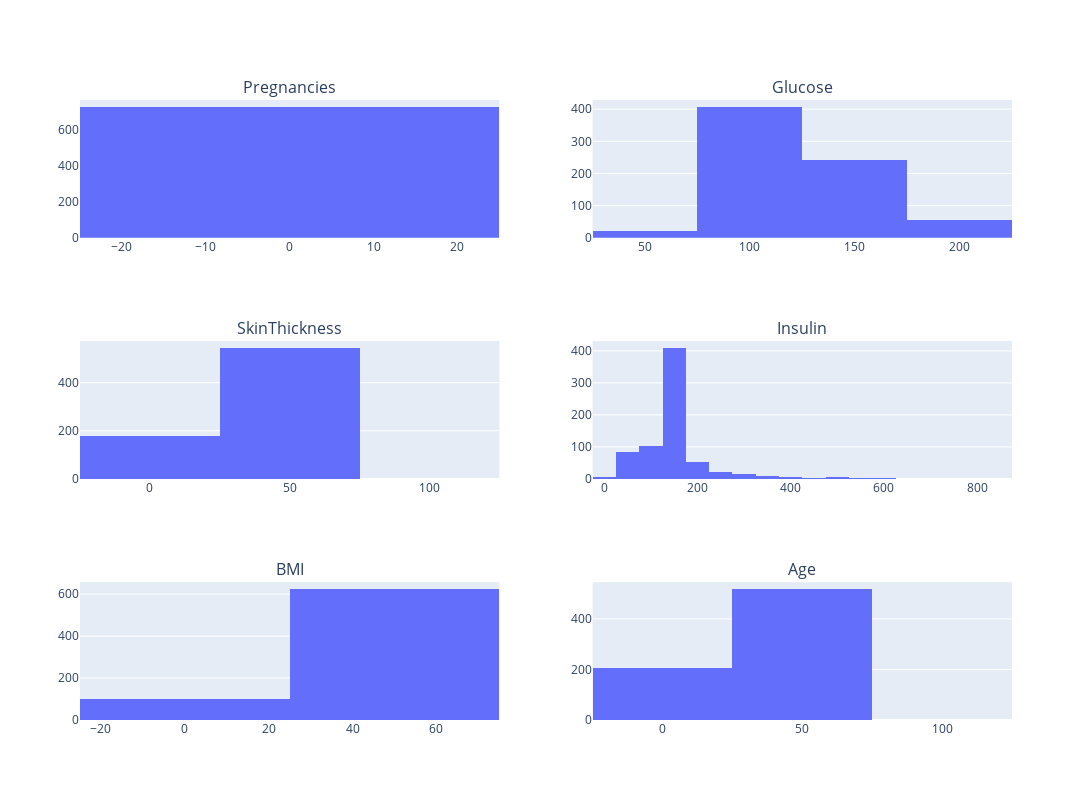

Notebook code cell kept with this figure:
### Markdown cell above
#### Pairplot
It shows that:
- all the features are well-distributed.
- None of the features can be replaced by any of the others. In other words each of them describe the target in a different way.

### Code cell
num_cols = len(df.columns)
if num_cols % 2:
    fig = make_subplots(cols = 2, rows=num_cols//2, subplot_titles=[col for col in df.columns if col != TARGET])
    num_cols -= 1
else:
    fig = make_subplots(cols = 2, rows=num_cols//2, subplot_titles=[col for col in df.columns])
    
for i in range(0, num_cols, 2):
    fig.add_trace(px.histogram(data_frame=df, x=df.columns[i], nbins=20).data[0], row=i//2+1, col=1)    
    fig.add_trace(px.histogram(data_frame=df, x=df.columns[i+1], nbins=20).data[0], row=i//2+1, col=2)  

fig.update_layout(width=1250, height=800)
fig.show()

### Figure 1 — Plotly figure (JSON) as saved in the notebook; plotly's stock layout.template omitted (floating-point values rounded to 4 significant figures; data arrays with more than 128 entries replaced by an {"elided": "..."} marker saying what was removed)
{"data": [{"alignmentgroup": "True", "bingroup": "x", "hovertemplate": "Pregnancies=%{x}<br>count=%{y}<extra></extra>", "legendgroup": "", "marker": {"color": "#636efa", "pattern": {"shape": ""}}, "name": "", "nbinsx": 20, "offsetgroup": "", "orientation": "v", "showlegend": false, "type": "histogram", "x": {"elided": "724 int values"}, "xaxis": "x", "yaxis": "y"}, {"alignmentgroup": "True", "bingroup": "x", "hovertemplate": "Glucose=%{x}<br>count=%{y}<extra></extra>", "legendgroup": "", "marker": {"color": "#636efa", "pattern": {"shape": ""}}, "name": "", "nbinsx": 20, "offsetgroup": "", "orientation": "v", "showlegend": false, "type": "histogram", "x": {"elided": "724 int values"}, "xaxis": "x2", "yaxis": "y2"}, {"alignmentgroup": "True", "bingroup": "x", "hovertemplate": "SkinThickness=%{x}<br>count=%{y}<extra></extra>", "legendgroup": "", "marker": {"color": "#636efa", "pattern": {"shape": ""}}, "name": "", "nbinsx": 20, "offsetgroup": "", "orientation": "v", "showlegend": false, "type": "histogram", "x": {"elided": "724 int values"}, "xaxis": "x3", "yaxis": "y3"}, {"alignmentgroup": "True", "bingroup": "x", "hovertemplate": "Insulin=%{x}<br>count=%{y}<extra></extra>", "legendgroup": "", "marker": {"color": "#636efa", "pattern": {"shape": ""}}, "name": "", "nbinsx": 20, "offsetgroup": "", "orientation": "v", "showlegend": false, "type": "histogram", "x": {"elided": "724 float values"}, "xaxis": "x4", "yaxis": "y4"}, {"alignmentgroup": "True", "bingroup": "x", "hovertemplate": "BMI=%{x}<br>count=%{y}<extra></extra>", "legendgroup": "", "marker": {"color": "#636efa", "pattern": {"shape": ""}}, "name": "", "nbinsx": 20, "offsetgroup": "", "orientation": "v", "showlegend": false, "type": "histogram", "x": {"elided": "724 float values"}, "xaxis": "x5", "yaxis": "y5"}, {"alignmentgroup": "True", "bingroup": "x", "hovertemplate": "Age=%{x}<br>count=%{y}<extra></extra>", "legendgroup": "", "marker": {"color": "#636efa", "pattern": {"shape": ""}}, "name": "", "nbinsx": 20, "offsetgroup": "", "orientation": "v", "showlegend": false, "type": "histogram", "x": {"elided": "724 int values"}, "xaxis": "x6", "yaxis": "y6"}], "layout": {"annotations": [{"font": {"size": 16}, "showarrow": false, "text": "Pregnancies", "x": 0.225, "xanchor": "center", "xref": "paper", "y": 1, "yanchor": "bottom", "yref": "paper"}, {"font": {"size": 16}, "showarrow": false, "text": "Glucose", "x": 0.775, "xanchor": "center", "xref": "paper", "y": 1, "yanchor": "bottom", "yref": "paper"}, {"font": {"size": 16}, "showarrow": false, "text": "SkinThickness", "x": 0.225, "xanchor": "center", "xref": "paper", "y": 0.6111, "yanchor": "bottom", "yref": "paper"}, {"font": {"size": 16}, "showarrow": false, "text": "Insulin", "x": 0.775, "xanchor": "center", "xref": "paper", "y": 0.6111, "yanchor": "bottom", "yref": "paper"}, {"font": {"size": 16}, "showarrow": false, "text": "BMI", "x": 0.225, "xanchor": "center", "xref": "paper", "y": 0.2222, "yanchor": "bottom", "yref": "paper"}, {"font": {"size": 16}, "showarrow": false, "text": "Age", "x": 0.775, "xanchor": "center", "xref": "paper", "y": 0.2222, "yanchor": "bottom", "yref": "paper"}], "height": 800, "width": 1250, "xaxis": {"anchor": "y", "domain": [0, 0.45]}, "xaxis2": {"anchor": "y2", "domain": [0.55, 1]}, "xaxis3": {"anchor": "y3", "domain": [0, 0.45]}, "xaxis4": {"anchor": "y4", "domain": [0.55, 1]}, "xaxis5": {"anchor": "y5", "domain": [0, 0.45]}, "xaxis6": {"anchor": "y6", "domain": [0.55, 1]}, "yaxis": {"anchor": "x", "domain": [0.7778, 1]}, "yaxis2": {"anchor": "x2", "domain": [0.7778, 1]}, "yaxis3": {"anchor": "x3", "domain": [0.3889, 0.6111]}, "yaxis4": {"anchor": "x4", "domain": [0.3889, 0.6111]}, "yaxis5": {"anchor": "x5", "domain": [0, 0.2222]}, "yaxis6": {"anchor": "x6", "domain": [0, 0.2222]}}}
